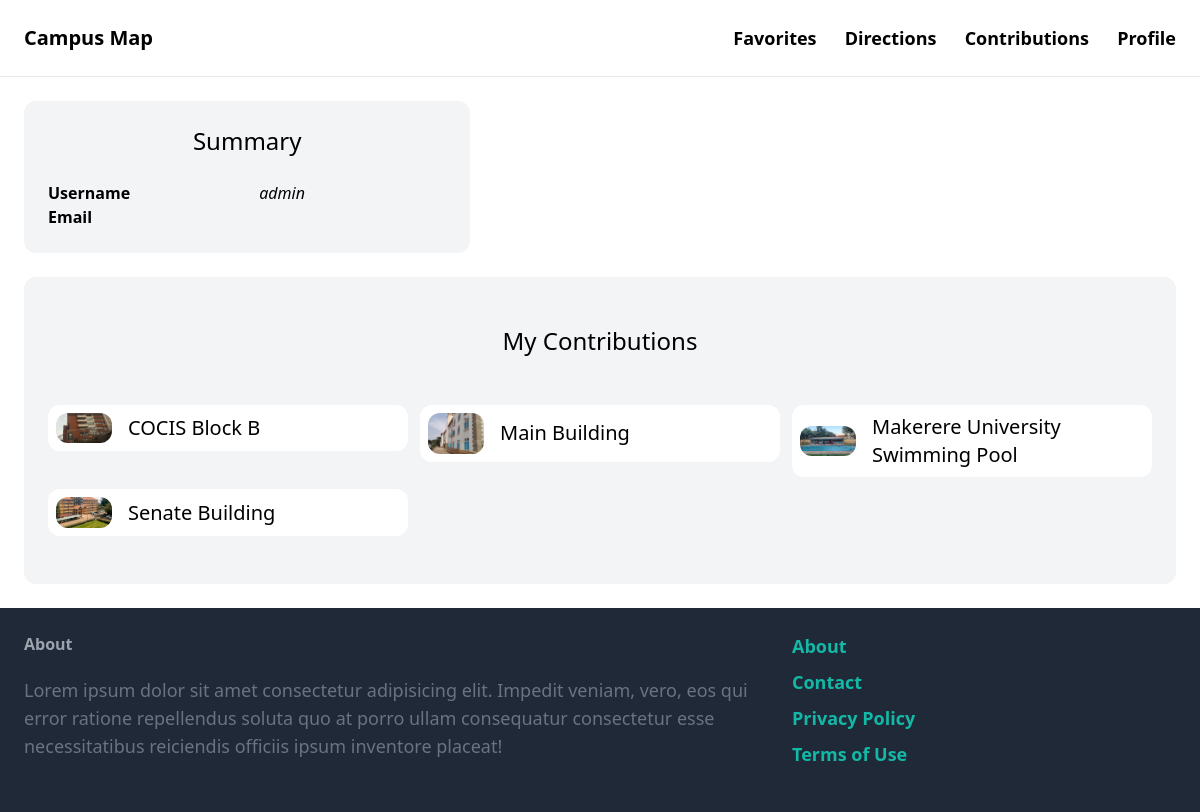
/profile/ (signed in), run on the app's committed database.
### location/models.py (models this page shows, shortened)
class Location(models.Model):
    name = models.CharField(max_length=255)
    category = models.ForeignKey(Category, default='Lecture Building', related_name='locations', on_delete=models.CASCADE)
    latitude = models.FloatField()
    longitude = models.FloatField()
    image = models.ImageField(upload_to='media', blank=True, null=True)
    created_by = models.ForeignKey(User, related_name='locations', on_delete=models.CASCADE)
    created_at = models.DateTimeField(auto_now_add=True)
    class Meta:
        ordering = ('name',)
        verbose_name_plural = 'Locations'

### profiles/views.py (the view)
# urls.py: path('profile/', profile, name='profile'),
@login_required
def profile(request):
    contributions = Location.objects.filter(created_by=request.user)
    return render(request, 'core/profile.html', {
        'contributions' : contributions,
        'user' : request.user
    })

### core/templates/core/profile.html (shortened to what this page needs)
{% extends 'core/base.html' %}
{% block content %}
    <div class="grid grid-cols-5 gap-6 pt-6">
        <div class="col-span-2 p-6 bg-gray-100 rounded-xl">
            <h2 class="mb-6 text-2xl text-center">Summary</h2>
            <div class="">
                <div class="grid grid-cols-2 gap-6">
                    <div class="col-span-1">
                        <p><b>Username</b></p>
                    </div>
                    <div class="col-span-1">
                        <p><em>{{user.username}}</em></p>
                    </div>
                </div>
                <div class="grid grid-cols-2 gap-6">
                    <div class="col-span-1">
                        <p><b>Email</b></p>
                    </div>
                    <div class="col-span-1">
                    </div>
                </div>
            </div>
        </div>
        <div class="col-span-3">
        </div>
    </div>
    <div class="mt-6 px-6 py-12 bg-gray-100 rounded-xl">
        <h2 class="mb-12 text-2xl text-center">My Contributions</h2>
        <div class="grid grid-cols-3 gap-3 h-full">
            {% for contribution in contributions %}
            <div class="cols-span-1">
                <a href="{% url 'location:place' contribution.name %}">
                    <div class="grid grid-cols-5 gap-4 items-center bg-white rounded-xl p-2">
                        <div class="col-span-1">
                            <img src="{{contribution.image.url}}" class="rounded-xl" alt="{{place.name}}">
                        </div>
                        <div class="col-span-4">
                            <h3 class="text-xl">{{contribution.name}}</h3>
                        </div>
                    </div>
                </a>
            </div>
            {% endfor %}
        </div>
    </div>
{% endblock content %}

### data on the page
Location: image (picture), name "COCIS Block B"
Location: image (picture), name "Main Building"
Location: image (picture), name "Makerere University Swimming Pool"
Location: image (picture), name "Senate Building"

### other printed values
{{ user.username }} "admin"
